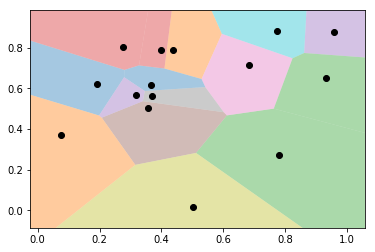

The script that drew this image:
import numpy as np
import matplotlib.pyplot as plt
from scipy.spatial import Voronoi

def voronoi_finite_polygons_2d(vor, radius=None):
    """
    Reconstruct infinite voronoi regions in a 2D diagram to finite
    regions.

    Parameters
    ----------
    vor : Voronoi
        Input diagram
    radius : float, optional
        Distance to 'points at infinity'.

    Returns
    -------
    regions : list of tuples
        Indices of vertices in each revised Voronoi regions.
    vertices : list of tuples
        Coordinates for revised Voronoi vertices. Same as coordinates
        of input vertices, with 'points at infinity' appended to the
        end.

    """

    if vor.points.shape[1] != 2:
        raise ValueError("Requires 2D input")

    new_regions = []
    new_vertices = vor.vertices.tolist()

    center = vor.points.mean(axis=0)
    if radius is None:
        radius = vor.points.ptp().max()

    # Construct a map containing all ridges for a given point
    all_ridges = {}
    for (p1, p2), (v1, v2) in zip(vor.ridge_points, vor.ridge_vertices):
        all_ridges.setdefault(p1, []).append((p2, v1, v2))
        all_ridges.setdefault(p2, []).append((p1, v1, v2))

    # Reconstruct infinite regions
    for p1, region in enumerate(vor.point_region):
        vertices = vor.regions[region]

        if all(v >= 0 for v in vertices):
            # finite region
            new_regions.append(vertices)
            continue

        # reconstruct a non-finite region
        ridges = all_ridges[p1]
        new_region = [v for v in vertices if v >= 0]

        for p2, v1, v2 in ridges:
            if v2 < 0:
                v1, v2 = v2, v1
            if v1 >= 0:
                # finite ridge: already in the region
                continue

            # Compute the missing endpoint of an infinite ridge

            t = vor.points[p2] - vor.points[p1] # tangent
            t /= np.linalg.norm(t)
            n = np.array([-t[1], t[0]])  # normal

            midpoint = vor.points[[p1, p2]].mean(axis=0)
            direction = np.sign(np.dot(midpoint - center, n)) * n
            far_point = vor.vertices[v2] + direction * radius

            new_region.append(len(new_vertices))
            new_vertices.append(far_point.tolist())

        # sort region counterclockwise
        vs = np.asarray([new_vertices[v] for v in new_region])
        c = vs.mean(axis=0)
        angles = np.arctan2(vs[:,1] - c[1], vs[:,0] - c[0])
        new_region = np.array(new_region)[np.argsort(angles)]

        # finish
        new_regions.append(new_region.tolist())

    return new_regions, np.asarray(new_vertices)

# make up data points
np.random.seed(1234)
points = np.random.rand(15, 2)

# compute Voronoi tesselation
vor = Voronoi(points)

# plot
regions, vertices = voronoi_finite_polygons_2d(vor)
print ("--")
print (regions)
print ("--")
print (vertices)

# colorize
for region in regions:
    polygon = vertices[region]
    plt.fill(*zip(*polygon), alpha=0.4)

plt.plot(points[:,0], points[:,1], 'ko')
plt.xlim(vor.min_bound[0] - 0.1, vor.max_bound[0] + 0.1)
plt.ylim(vor.min_bound[1] - 0.1, vor.max_bound[1] + 0.1)

plt.show()
